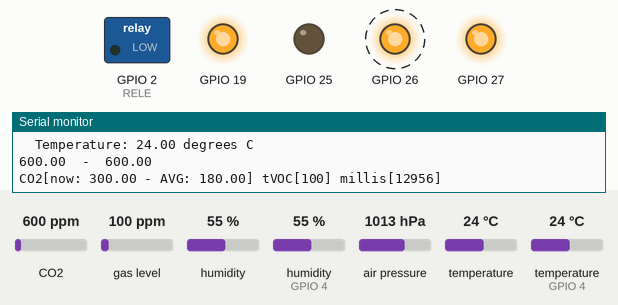
Simulated run of this sketch. Board: ESP32. Shown: switched loads named in the sketch (green lamp = pin HIGH), output pins drawn as LEDs (lit = HIGH), the last lines printed to the serial monitor. Dashed ring = blinking. The test bench sets the inputs (shaded band); at power-on: CO2 600 ppm, gas level 100 ppm, humidity 55 %, humidity (sensor on GPIO 4) 55 %, air pressure 1013 hPa, temperature 24 °C, temperature (sensor on GPIO 4) 24 °C. WiFi joins after 1.5 s; servers stay silent unless stated; no MQTT or app messages arrive unless stated.

Above: at 13.1 s.
14.7 s: CO2 set to 1050 ppm
At 16.9 s:
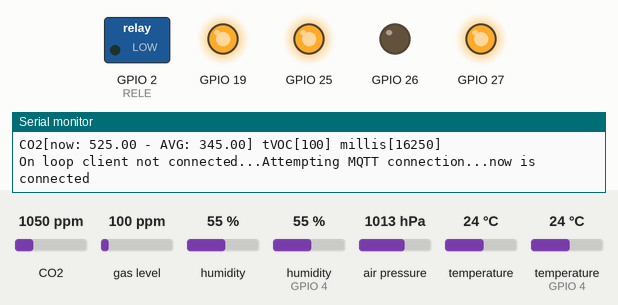
At 18.2 s:
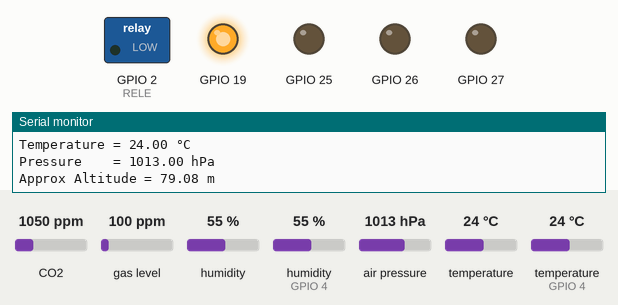
26.4 s: CO2 set to 861 ppm
At 29.3 s:
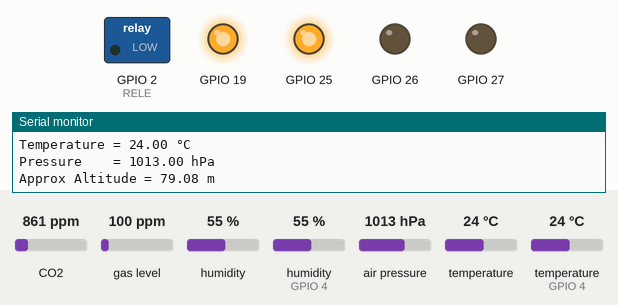
39.3 s: CO2 set to 791 ppm
Timing chart, 0 to 47.3 s (numbered marks = the images above; inputs shaded):
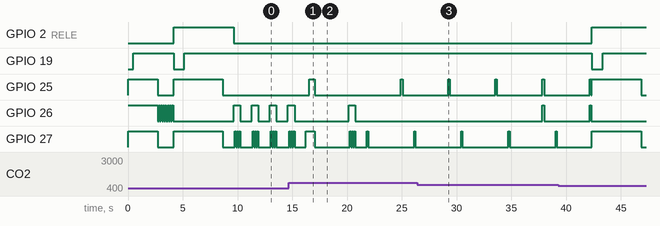

Measured:
- after the input at 14.7 s, GPIO 26: goes on until 20.8 s, then stays LOW
- by itself, GPIO 25: alternates HIGH for 0.15 s and LOW for 4.2 s
- by itself, GPIO 27: alternates HIGH for 0.11 s and LOW for 4.2 s

The sketch:

co2test_ESP32_MQTT.ino
```cpp
#include "Wire.h"
#include "ClosedCube_HDC1080.h"
#include <WiFi.h>
#include <PubSubClient.h>
#include <Adafruit_BMP280.h>
#include "SparkFunCCS811.h"

#define AVGCo2 5

#include "DHT.h"

#define DHTPIN 4
#define DHTTYPE DHT11

#define BMP280_I2C_ADDRESS  0x76

Adafruit_BMP280 bmp; // I2C
DHT dht(DHTPIN, DHTTYPE);
float tDHT;
float hDHT;

float tempBMP;
float pressBMP;
float altitudeBMP;

ClosedCube_HDC1080 hdc1080;

int debug_MQTT = 0;

float temperatureVariable = 25.0; //in degrees C
float humidityVariable = 65.0; //in % relative

const char* ssid     = "ssid1";
const char* ssid2    = "ssid2";
const char* password = "pdw";

#define CCS811_ADDR 0x5B //Default I2C Address
#define CCS811_ADDR2 0x5A //Alternate I2C Address
String Body;
CCS811 myCCS811(CCS811_ADDR);
CCS811 myCCS8112(CCS811_ADDR2);

const char* mqtt_server = "192.168.1.12";
WiFiClient espClient;
PubSubClient client(espClient);
String tempString;
char buffertempString[100];

String CO2;
int CO2IsValid = 0;
String CO2_VAR;
float CO2real[AVGCo2];
float temppCO2;
float temppCO2_2;
double Co2Result;
int i;
String TVCO2;
String Temperature;
unsigned long volte = 0;
String Humidity;

void printSensorError()
{
  uint8_t error = myCCS811.getErrorRegister();

  if ( error == 0xFF ) //comm error
  {
    Serial.println("Failed to get ERROR_ID register.");
    volte = 2000;
  }
  else
  {
    Serial.print("Error: ");
    if (error & 1 << 5) Serial.print("HeaterSupply");
    if (error & 1 << 4) Serial.print("HeaterFault");
    if (error & 1 << 3) Serial.print("MaxResistance");
    if (error & 1 << 2) Serial.print("MeasModeInvalid");
    if (error & 1 << 1) Serial.print("ReadRegInvalid");
    if (error & 1 << 0) Serial.print("MsgInvalid");
    Serial.println();
  }
}

void ResetLedRGB()
{
  digitalWrite(25, LOW);
  digitalWrite(26, LOW);
  digitalWrite(27, LOW);
}

void Blue()
{
  digitalWrite(27, HIGH);
}

void Red()
{
  digitalWrite(26, HIGH);
}

void Green()
{
  digitalWrite(25, HIGH);
}


void CheckWIFI()
{
  unsigned char resetRequired = 0;
  while (WiFi.status() != WL_CONNECTED) {
    volte++;
    resetRequired = 1;

    if (volte == 1)
    {
      WiFi.begin(ssid2, password);
      Serial.println("Connecting to ");
      Serial.println(ssid2);
      Serial.println(password);
      Serial.println();
    }
    else
    {
      if (volte == 200)
      {
        WiFi.begin(ssid, password);
        Serial.println("Connecting to ");
        Serial.println(ssid);
        Serial.println(password);
        Serial.println();
      }
      if (volte >= 300)
      {
        volte = 0;
      }
    }

    delay(100);
    Red();
    delay(100);
    Serial.print(".");
    ResetLedRGB();
  }
  if (resetRequired == 1)
  {
    volte = 1995;
  }
}

void setup()
{
  pinMode(19, OUTPUT);

  pinMode(0, INPUT); //boot

  pinMode(2, OUTPUT); //RELE

  pinMode(25, OUTPUT);
  pinMode(26, OUTPUT);
  pinMode(27, OUTPUT);
  Red();
  Green();
  Blue();
  digitalWrite(19, LOW); // sets the digital pin 13 on
  delay(500);            // waits for a second
  digitalWrite(19, HIGH); // sets the digital pin 13 on
  delay(2000);            // waits for a second

  Serial.begin(115200);
  Serial.println("CCS811 EnvironmentalReadings Example");
  Serial.println("ClosedCube HDC1080 Arduino Test");

  Wire.begin();

  IPAddress ip(192, 168, 1, 9);
  IPAddress gateway(192, 168, 1, 254);
  IPAddress subnet(255, 255, 255, 0);
  WiFi.config(ip, gateway, subnet);

  if (!bmp.begin(BMP280_I2C_ADDRESS)) {
    Serial.println(F("Could not find a valid BMP280 sensor, check wiring!"));
  }

  /* Default settings from datasheet. */
  bmp.setSampling(Adafruit_BMP280::MODE_NORMAL,     /* Operating Mode. */
                  Adafruit_BMP280::SAMPLING_X2,     /* Temp. oversampling */
                  Adafruit_BMP280::SAMPLING_X16,    /* Pressure oversampling */
                  Adafruit_BMP280::FILTER_X16,      /* Filtering. */
                  Adafruit_BMP280::STANDBY_MS_500); /* Standby time. */


  //This begins the CCS811 sensor and prints error status of .begin()
  int returnCode = myCCS811.begin();
  Serial.println("myCSS811_1 begin exited with: " + returnCode);
  Serial.println("\n");
  returnCode = myCCS8112.begin();
  Serial.println("myCSS811_2 begin exited with: " + returnCode);
  if (returnCode == 0)
  {
    volte = 2000;
  }
  Serial.println(returnCode);
  Serial.println();

  // Default settings:
  //  - Heater off
  //  - 14 bit Temperature and Humidity Measurement Resolutions
  hdc1080.begin(0x40);


  Serial.print("Manufacturer ID=0x");
  Serial.println(hdc1080.readManufacturerId(), HEX); // 0x5449 ID of Texas Instruments
  Serial.print("Device ID=0x");
  Serial.println(hdc1080.readDeviceId(), HEX); // 0x1050 ID of the device


  // Connect to Wi-Fi network with SSID and password

  CheckWIFI();

  client.setServer(mqtt_server, 1883);

  // Print local IP address and start web server
  Serial.println("");
  Serial.println("WiFi connected.");
  Serial.println("IP address: ");
  Serial.println(WiFi.localIP());
  dht.begin();
  volte = 2000;
}

void reconnect() {
  int o = 0;
  // Loop until we're reconnected
  while (!client.connected())
  {
    CheckWIFI();
    Serial.print("Attempting MQTT connection...");
    // Attempt to connect
    if (client.connect("Co2BoardClient", "mqtt_user", "password"))
    {
      if (client.connected())
      {
        Serial.println("now is connected");
        delay(250);
        Green();
        delay(500);
        ResetLedRGB();
        volte = 1995;
        return;
      }
      else
      {
        Serial.println("ERROR 1");
      }
    }
    else
    {
      Serial.print("failed, rc=");
      Serial.print(client.state());
      Serial.println(" try again in 5 seconds");
      // Wait 5 seconds before retrying
      for (o = 0; o < 6; o++)
      {
        delay(250);
        Red();
        Blue();
        delay(250);
        ResetLedRGB();
      }
    }
  }
}

void loop()
{
  int o;
  CheckWIFI();
  Serial.println();
  humidityVariable = (float)hdc1080.readHumidity();
  temperatureVariable = (float)hdc1080.readTemperature();

  Serial.println("New humidity and temperature:");
  Serial.print("  Humidity: ");
  Humidity = humidityVariable;
  Serial.print(humidityVariable, 2);
  Serial.println("% relative");
  Serial.print("  Temperature: ");
  Temperature = temperatureVariable;
  Serial.print(temperatureVariable, 2);
  Serial.println(" degrees C");
  if (digitalRead(0) == 0)
  {
    digitalWrite(2, HIGH);
    debug_MQTT = 1;
  }
  else
  {
    digitalWrite(2, LOW);
  }

  if (temppCO2 > 1500 || digitalRead(0) == 0)
  {
    volte = 2000;
    temppCO2 = 0;
    CO2IsValid = 0;
  }

  volte = volte + 1;
  if (volte > 2000)
  {
    digitalWrite(2, HIGH);
    ResetLedRGB();
    Blue();
    Green();
    digitalWrite(19, LOW); // sets the digital pin 13 on
    delay(1000);            // waits for a second
    digitalWrite(19, HIGH); // sets the digital pin 13 on
    delay(3000);            // waits for a second
    int returnCode = myCCS811.begin();
    Serial.println("CCS811_1 begin exited with: " + returnCode);
    Serial.println("\n");
    returnCode = myCCS8112.begin();
    Serial.println("CCS811_2 begin exited with: " + returnCode);

    Serial.println(returnCode);
    Serial.println();
    hdc1080.begin(0x40);
    if (!bmp.begin(BMP280_I2C_ADDRESS)) {
      Serial.println(F("Could not find a valid BMP280 sensor, check wiring!"));
    }

    /* Default settings from datasheet. */
    bmp.setSampling(Adafruit_BMP280::MODE_NORMAL,     /* Operating Mode. */
                    Adafruit_BMP280::SAMPLING_X2,     /* Temp. oversampling */
                    Adafruit_BMP280::SAMPLING_X16,    /* Pressure oversampling */
                    Adafruit_BMP280::FILTER_X16,      /* Filtering. */
                    Adafruit_BMP280::STANDBY_MS_500); /* Standby time. */


    myCCS811.setEnvironmentalData(humidityVariable, temperatureVariable);
    myCCS8112.setEnvironmentalData(humidityVariable, temperatureVariable);

    //Serial.println("Environmental data applied!");
    myCCS811.readAlgorithmResults(); //Dump a reading and wait
    myCCS8112.readAlgorithmResults(); //Dump a reading and wait
    delay(500);
    ResetLedRGB();
    volte = 0;
    if (returnCode == 0)
    {
      volte = 1990;
    }
    CO2IsValid = 0;
  }
  delay(1000);

  digitalWrite(2, LOW);
  //Serial.println("Environmental data applied!");

  if (myCCS811.dataAvailable() && myCCS8112.dataAvailable())
  {
    //Calling readAlgorithmResults() function updates the global tVOC and CO2 variables
    myCCS811.readAlgorithmResults();
    myCCS8112.readAlgorithmResults();
    temppCO2 = myCCS811.getCO2();
    temppCO2_2 = myCCS8112.getCO2();
    Serial.print("\n\n");
    Serial.print(temppCO2);
    Serial.print("  -  ");
    Serial.print(temppCO2_2);
    Serial.print("\n\n");

    if (temppCO2 > 401 && (abs(temppCO2 - temppCO2_2) < 100))
    {
      Serial.print("CO2[now: ");
      for (i = AVGCo2; i > 0 ; i--)
      {
        CO2real[i] = CO2real[i - 1];
      }
      CO2real[0] = (temppCO2 + temppCO2_2) / 2;
      Co2Result = 0;
      for (i = 0; i < AVGCo2 ; i++)
      {
        Co2Result += CO2real[i];
      }
      Co2Result /= AVGCo2;
      CO2 = Co2Result;
      CO2_VAR = abs(Co2Result - CO2real[0]);
      Serial.print(CO2real[0]);
      Serial.print(" - AVG: ");
      Serial.print(CO2);
      Serial.print("] tVOC[");
      TVCO2 = myCCS811.getTVOC();
      Serial.print(TVCO2);
      Serial.print("] millis[");
      Serial.print(millis());
      Serial.print("]");
      Serial.println();
      CO2IsValid = 1;
    }
    else
    {
      CO2IsValid = 0;
    }
  }
  else if (myCCS811.checkForStatusError())
  {
    printSensorError();
    CO2IsValid = 0;
  }
  if (CO2real[AVGCo2 - 1] != 0 && CO2IsValid == 1)
  {
    Blue();
    tempString = "{";
    tempString += "\"CO2\" : \"" + CO2;
    tempString += "\",";
    tempString += "\"CO2_VAR\" : \"" + CO2_VAR;
    tempString += "\",";
    tempString += "\"TVOC\" : \"" + TVCO2;
    tempString += "\",";
    tempString += "\"Temperature\" : \"" + Temperature;
    tempString += "\",";
    tempString += "\"Hum\" : \"" + Humidity;
    tempString += "\"}";
    tempString.toCharArray(buffertempString, 100);
    while (!client.connected())
    {
      Serial.print("On loop client not connected...");
      reconnect();
    }

    client.publish("CO2Board", buffertempString);


    tempString = "{";
    tempString += "\"TemperatureDHT11\" : \"";
    tDHT = dht.readTemperature();
    tempString += tDHT;
    tempString += "\",";
    tempString += "\"HumDHT11\" : \"";
    hDHT = dht.readHumidity();
    tempString += hDHT;
    tempString += "\",";
    tempString += "\"HeatIndexDHT11\" : \"";
    tempString += dht.computeHeatIndex(tDHT, hDHT, false);
    tempString += "\"}";
    tempString.toCharArray(buffertempString, 100);
    if (!isnan(tDHT) && !isnan(hDHT))
      client.publish("CO2Board_DHT11", buffertempString);


    tempBMP = bmp.readTemperature();
    pressBMP = bmp.readPressure();
    altitudeBMP = bmp.readAltitude(1013.25) + 77;
    if (!isnan(tempBMP) && !isnan(pressBMP))
    {
      tempString = "{";
      tempString += "\"Temp\" : \"";
      tempString += tempBMP;
      tempString += "\",";
      tempString += "\"Press\" : \"";
      tempString += pressBMP / 100;
      tempString += "\",";
      tempString += "\"Alt\" : \"";
      tempString += altitudeBMP;
      tempString += "\"}";
      tempString.toCharArray(buffertempString, 100);
      client.publish("CO2Board_BMP280", buffertempString);

      Serial.print("Temperature = ");
      Serial.print(tempBMP);
      Serial.println(" °C");
      // 2: print pressure
      Serial.print("Pressure    = ");
      Serial.print(pressBMP / 100);
      Serial.println(" hPa");
      // 3: print altitude
      Serial.print("Approx Altitude = ");
      Serial.print(altitudeBMP);
      Serial.println(" m");
    }
    client.loop();
    delay(80);
    ResetLedRGB();
    delay(3000);
  }

  if (Co2Result > 401 && CO2real[AVGCo2 - 1] != 0) //valid
  {
    if (Co2Result < 600)
    {
      Green();
    }
    else
    {
      if (Co2Result < 850)
      {
        Red();
        Green();
      }
      else
      {
        Red();
      }
    }
    delay(150);
    ResetLedRGB();
  }
  else
  {
    if (Co2Result <= 400 || CO2real[AVGCo2 - 1] == 0) //not valid
    {
      for (o = 1; o < 4; o++)
      {
        Red();
        delay(100);
        Blue();
        delay(100);
        ResetLedRGB();
      }
    }
  }
}
```
